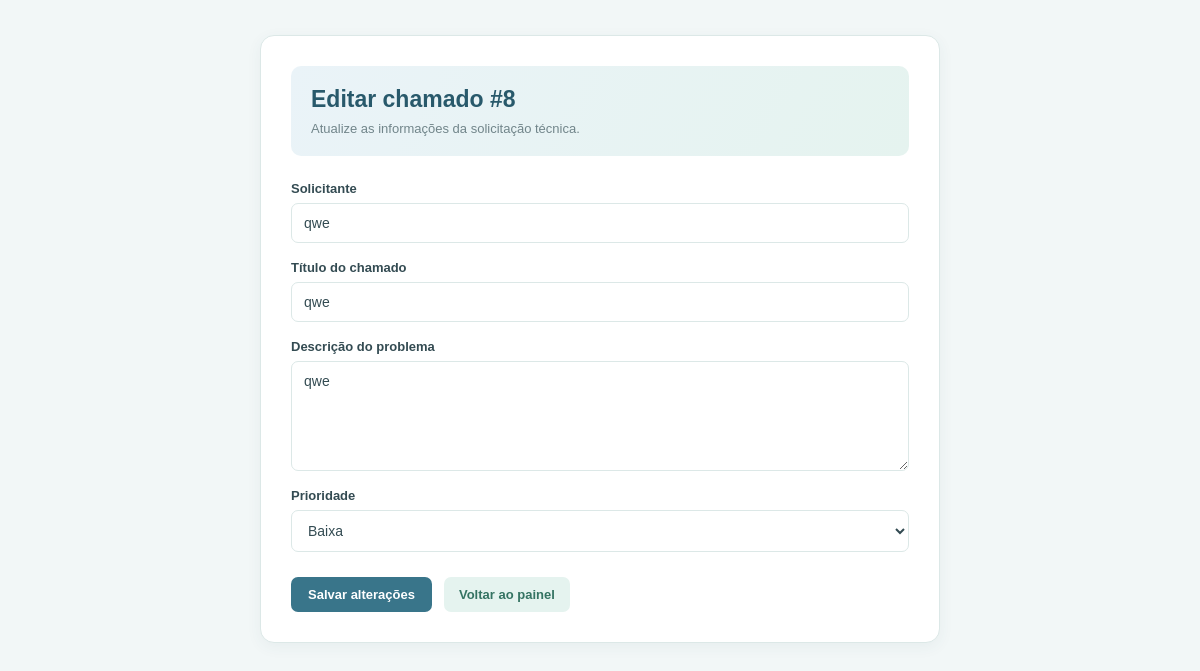
Page /editar/8 on the earlier database version.
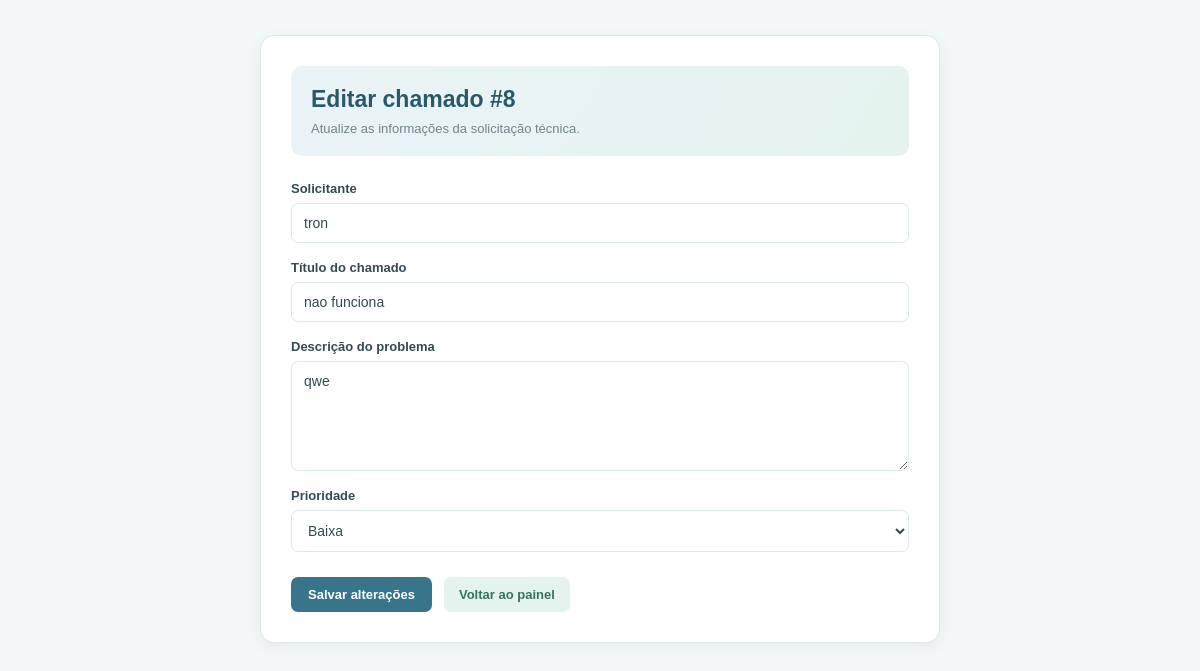
Same page on the later database version.
### tables this page shows
CREATE TABLE chamados (
            id INTEGER PRIMARY KEY AUTOINCREMENT,
            solicitante TEXT NOT NULL,
            titulo TEXT NOT NULL,
            descricao TEXT NOT NULL,
            prioridade TEXT NOT NULL,
            status TEXT DEFAULT 'Aberto'
        , data_abertura TEXT);

### app.py (the view, shortened to what this page needs)
@app.route("/editar/<int:id>", methods=["GET", "POST"])
def editar(id):
    banco = conectar()
    chamado = banco.execute(
        "SELECT * FROM chamados WHERE id = ?",
        (id,)
    ).fetchone()
    banco.close()
    if chamado is None:
        return "Chamado não encontrado", 404
    return render_template("editar.html", chamado=chamado)

### app.py (called while the page is built)
def conectar():
    return sqlite3.connect("database.db")

### templates/editar.html (shortened to what this page needs)
<!DOCTYPE html>
<html lang="pt-br">
<head>
</head>
<body>
    <div class="container">
        <div class="cabecalho">
            <h1>Editar chamado #{{ chamado[0] }}</h1>
            <p class="subtitulo">Atualize as informações da solicitação técnica.</p>
        </div>
        <form method="POST">
            <label>Solicitante</label>
            <input
                type="text"
                name="solicitante"
                value="{{ chamado[1] }}"
                required
            >
            <label>Título do chamado</label>
            <input
                type="text"
                name="titulo"
                value="{{ chamado[2] }}"
                required
            >
            <label>Descrição do problema</label>
            <textarea name="descricao" required>{{ chamado[3] }}</textarea>
            <label>Prioridade</label>
            <select name="prioridade" required>
                <option value="Baixa"
                    {% if chamado[4] == 'Baixa' %}selected{% endif %}>
                    Baixa
                </option>
            </select>
            <div class="acoes">
                <button type="submit">Salvar alterações</button>
                <a href="/" class="voltar">Voltar ao painel</a>
            </div>
        </form>
    </div>
</body>
</html>

Differences in the rows shown:
changed chamados "qwe": solicitante "qwe" → "tron"; titulo "qwe" → "nao funciona"
